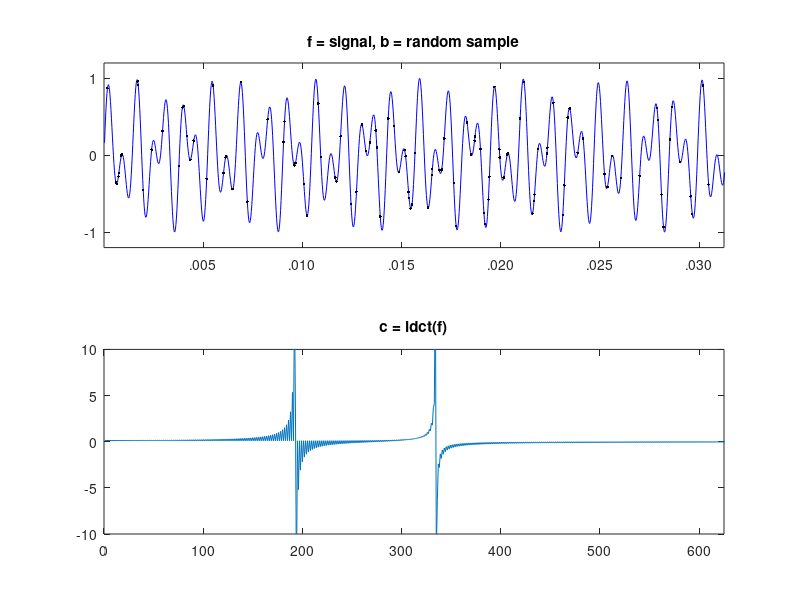

Write the MATLAB code that produced this figure.

  disp(' 1  2  3');
  disp(' 4  5  6');
  disp(' 7  8  9');
  disp(' *  0  #');
choice=input('please choose a key: ');
switch(choice)
    case 1
        a=697;
        b=1209;
    case 2
        a=697;
        b=1336;
    case 3
        a=697;
        b=1477;
    case 4
        a=770;
        b=1209;
    case 5
        a=770;
        b=1336;
    case 6
        a=770;
        b=1477;
     case 7
        a=852;
        b=1209;
     case 8
        a=852;
        b=1336;
     case 9
        a=852;
        b=1477;
      case '*'
        a=941;
        b=1209; 
      case 0
        a=941;
        b=1336;
      case '#'
        a=941;
        b=1477;
    otherwise
        fprintf('invalid key entered');
end

Fs = 40000; %sampling frequency
t = (1:Fs/8)'/Fs; %sampling rate
f = (sin(2*pi*a*t) + sin(2*pi*b*t))/2; %average of frequency components of the two sinusoids
n = length(f); %n=5000
m = ceil(n/10); %m=500
k = randperm(n)';
k = sort(k(1:m));
b = f(k); %random samples
% Plot f and b.
% Plot idct(f) = inverse discrete cosine transform.

axf = [0 max(t)/4 -1.2 1.2];
axd = [0 n/8 -10 10];
figure(1);
subplot(2,1,1)
plot(t,f,'b-',t(k),b,'k.')
axis(axf);
set(gca,'xtick',.005:.005:.030,'ytick',-1:1, ...
   'xticklabel',{'.005','.010','.015','.020','.025','.030'})
title('f = signal, b = random sample')
subplot(2,1,2)
plot(idct(f))
axis(axd);
set(gca,'xtick',0:100:600)
title('c = idct(f)')
drawnow

sound(f,Fs)
save('all.mat','b','k','n','m','Fs','-ascii','-double','-tabs')
